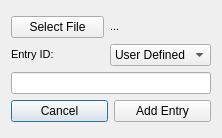
<?xml version="1.0" encoding="UTF-8"?>
<ui version="4.0">
 <class>BinaryInjector</class>
 <widget class="QDialog" name="BinaryInjector">
  <property name="geometry">
   <rect>
    <x>0</x>
    <y>0</y>
    <width>222</width>
    <height>138</height>
   </rect>
  </property>
  <property name="windowTitle">
   <string>Binary Injector</string>
  </property>
  <layout class="QVBoxLayout" name="verticalLayout">
   <item>
    <layout class="QGridLayout" name="gridLayout">
     <item row="2" column="0">
      <widget class="QLabel" name="label_2">
       <property name="text">
        <string>&lt;!DOCTYPE HTML PUBLIC &quot;-//W3C//DTD HTML 4.0//EN&quot; &quot;http://www.w3.org/TR/REC-html40/strict.dtd&quot;&gt;
&lt;html&gt;&lt;head&gt;&lt;meta name=&quot;qrichtext&quot; content=&quot;1&quot; /&gt;&lt;style type=&quot;text/css&quot;&gt;
p, li { white-space: pre-wrap; }
&lt;/style&gt;&lt;/head&gt;&lt;body style=&quot; font-family:'MS Shell Dlg 2'; font-size:8.25pt; font-weight:400; font-style:normal;&quot;&gt;
&lt;p style=&quot; margin-top:0px; margin-bottom:0px; margin-left:0px; margin-right:0px; -qt-block-indent:0; text-indent:0px;&quot;&gt;&lt;span style=&quot; font-size:8pt;&quot;&gt;Entry ID:&lt;/span&gt;&lt;/p&gt;&lt;/body&gt;&lt;/html&gt;</string>
       </property>
      </widget>
     </item>
     <item row="2" column="1">
      <widget class="QComboBox" name="comboBox">
       <property name="editable">
        <bool>false</bool>
       </property>
       <item>
        <property name="text">
         <string>User Defined</string>
        </property>
       </item>
      </widget>
     </item>
     <item row="3" column="0" colspan="2">
      <widget class="QLineEdit" name="lineEdit"/>
     </item>
     <item row="4" column="0" colspan="2">
      <layout class="QHBoxLayout" name="horizontalLayout">
       <item>
        <widget class="QPushButton" name="pushButton_2">
         <property name="text">
          <string>Cancel</string>
         </property>
         <property name="icon">
          <iconset resource="images.qrc">
           <normaloff>:/images/cancel.png</normaloff>:/images/cancel.png</iconset>
         </property>
        </widget>
       </item>
       <item>
        <widget class="QPushButton" name="pushButton">
         <property name="text">
          <string>Add Entry</string>
         </property>
         <property name="icon">
          <iconset resource="images.qrc">
           <normaloff>:/images/add.png</normaloff>:/images/add.png</iconset>
         </property>
        </widget>
       </item>
      </layout>
     </item>
     <item row="1" column="1">
      <widget class="QLabel" name="label">
       <property name="text">
        <string>&lt;!DOCTYPE HTML PUBLIC &quot;-//W3C//DTD HTML 4.0//EN&quot; &quot;http://www.w3.org/TR/REC-html40/strict.dtd&quot;&gt;
&lt;html&gt;&lt;head&gt;&lt;meta name=&quot;qrichtext&quot; content=&quot;1&quot; /&gt;&lt;style type=&quot;text/css&quot;&gt;
p, li { white-space: pre-wrap; }
&lt;/style&gt;&lt;/head&gt;&lt;body style=&quot; font-family:'MS Shell Dlg 2'; font-size:8.25pt; font-weight:400; font-style:normal;&quot;&gt;
&lt;p style=&quot; margin-top:0px; margin-bottom:0px; margin-left:0px; margin-right:0px; -qt-block-indent:0; text-indent:0px;&quot;&gt;&lt;span style=&quot; font-size:8pt;&quot;&gt;...&lt;/span&gt;&lt;/p&gt;&lt;/body&gt;&lt;/html&gt;</string>
       </property>
      </widget>
     </item>
     <item row="1" column="0">
      <widget class="QPushButton" name="pushButton_3">
       <property name="text">
        <string>Select File</string>
       </property>
      </widget>
     </item>
    </layout>
   </item>
  </layout>
 </widget>
 <resources>
  <include location="images.qrc"/>
 </resources>
 <connections/>
</ui>
